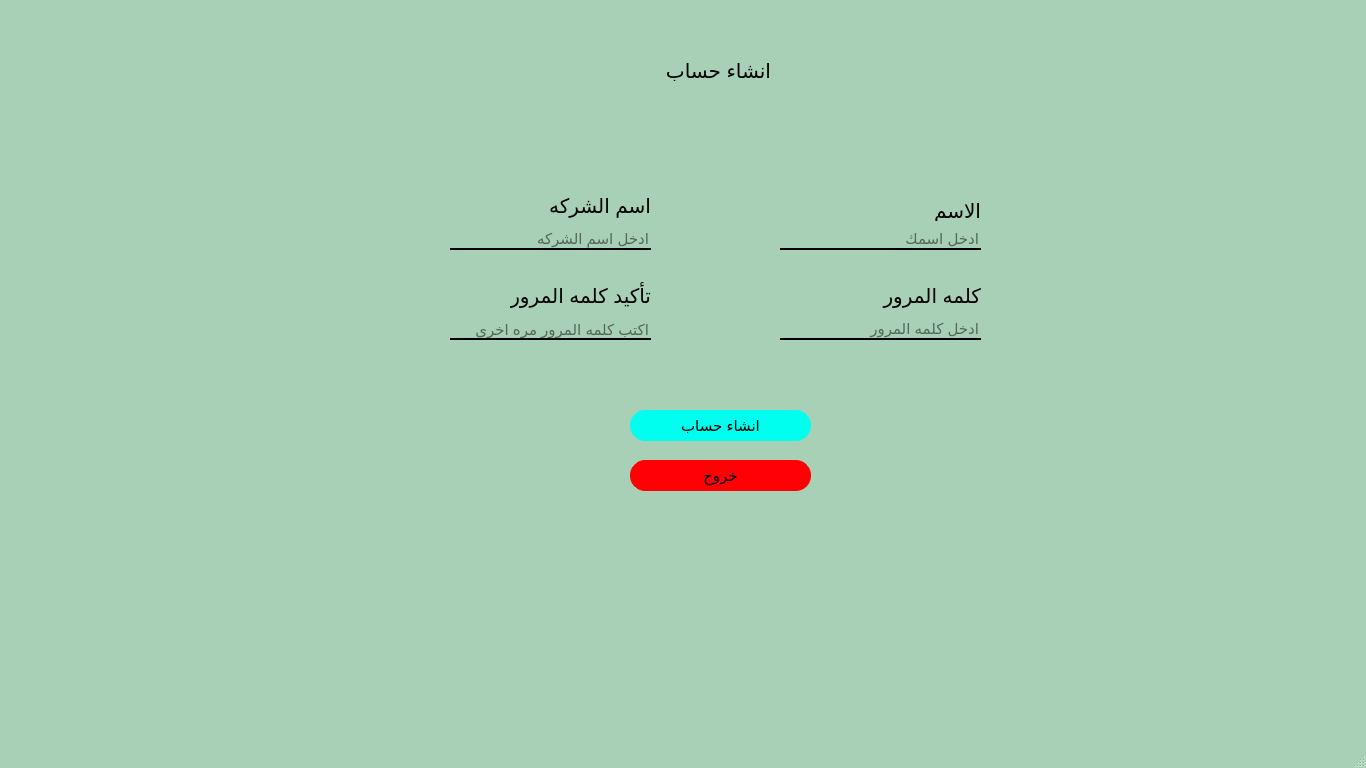
<?xml version="1.0" encoding="UTF-8"?>
<ui version="4.0">
 <class>sign_screen</class>
 <widget class="QMainWindow" name="sign_screen">
  <property name="geometry">
   <rect>
    <x>0</x>
    <y>0</y>
    <width>1366</width>
    <height>768</height>
   </rect>
  </property>
  <property name="windowTitle">
   <string>Icom v-1.0</string>
  </property>
  <property name="windowIcon">
   <iconset>
    <normaloff>../icons/icon.png</normaloff>../icons/icon.png</iconset>
  </property>
  <property name="styleSheet">
   <string notr="true">.QMainWindow{
	background-color:#A8D0B6;
}</string>
  </property>
  <widget class="QWidget" name="centralwidget">
   <widget class="QLabel" name="label">
    <property name="geometry">
     <rect>
      <x>660</x>
      <y>60</y>
      <width>111</width>
      <height>21</height>
     </rect>
    </property>
    <property name="styleSheet">
     <string notr="true">.QLabel{
	font-size:20px;
}</string>
    </property>
    <property name="text">
     <string>انشاء حساب</string>
    </property>
   </widget>
   <widget class="QLineEdit" name="lineEdit">
    <property name="geometry">
     <rect>
      <x>780</x>
      <y>230</y>
      <width>201</width>
      <height>20</height>
     </rect>
    </property>
    <property name="styleSheet">
     <string notr="true">.QLineEdit{
	background-color:#A8D0B6;
	border:0px;
	border-bottom:2px solid rgb(0, 0, 0);
	font-size:15px;
}
</string>
    </property>
    <property name="placeholderText">
     <string>ادخل اسمك</string>
    </property>
   </widget>
   <widget class="QLabel" name="label_2">
    <property name="geometry">
     <rect>
      <x>920</x>
      <y>200</y>
      <width>61</width>
      <height>21</height>
     </rect>
    </property>
    <property name="styleSheet">
     <string notr="true">.QLabel{
	font-size:20px;
}</string>
    </property>
    <property name="text">
     <string>الاسم</string>
    </property>
   </widget>
   <widget class="QLineEdit" name="lineEdit_2">
    <property name="geometry">
     <rect>
      <x>780</x>
      <y>320</y>
      <width>201</width>
      <height>20</height>
     </rect>
    </property>
    <property name="styleSheet">
     <string notr="true">.QLineEdit{
	background-color:#A8D0B6;
	border:0px;
	border-bottom:2px solid rgb(0, 0, 0);
	font-size:15px;
}</string>
    </property>
    <property name="echoMode">
     <enum>QLineEdit::Password</enum>
    </property>
    <property name="placeholderText">
     <string>ادخل كلمه المرور</string>
    </property>
   </widget>
   <widget class="QLabel" name="label_3">
    <property name="geometry">
     <rect>
      <x>880</x>
      <y>280</y>
      <width>101</width>
      <height>31</height>
     </rect>
    </property>
    <property name="styleSheet">
     <string notr="true">.QLabel{
	font-size:20px;
}</string>
    </property>
    <property name="text">
     <string>كلمه المرور</string>
    </property>
   </widget>
   <widget class="QLabel" name="label_4">
    <property name="geometry">
     <rect>
      <x>510</x>
      <y>280</y>
      <width>141</width>
      <height>31</height>
     </rect>
    </property>
    <property name="styleSheet">
     <string notr="true">.QLabel{
	font-size:20px;
}</string>
    </property>
    <property name="text">
     <string>تأكيد كلمه المرور</string>
    </property>
   </widget>
   <widget class="QLineEdit" name="lineEdit_3">
    <property name="geometry">
     <rect>
      <x>450</x>
      <y>230</y>
      <width>201</width>
      <height>20</height>
     </rect>
    </property>
    <property name="styleSheet">
     <string notr="true">.QLineEdit{
	background-color:#A8D0B6;
	border:0px;
	border-bottom:2px solid rgb(0, 0, 0);
	font-size:15px;
}
</string>
    </property>
    <property name="placeholderText">
     <string>ادخل اسم الشركه</string>
    </property>
   </widget>
   <widget class="QLineEdit" name="lineEdit_4">
    <property name="geometry">
     <rect>
      <x>450</x>
      <y>320</y>
      <width>201</width>
      <height>20</height>
     </rect>
    </property>
    <property name="styleSheet">
     <string notr="true">.QLineEdit{
	background-color:#A8D0B6;
	border:0px;
	border-bottom:2px solid rgb(0, 0, 0);
	font-size:15px;
}</string>
    </property>
    <property name="echoMode">
     <enum>QLineEdit::Password</enum>
    </property>
    <property name="placeholderText">
     <string>اكتب كلمه المرور مره اخري</string>
    </property>
   </widget>
   <widget class="QLabel" name="label_5">
    <property name="geometry">
     <rect>
      <x>540</x>
      <y>190</y>
      <width>111</width>
      <height>31</height>
     </rect>
    </property>
    <property name="styleSheet">
     <string notr="true">.QLabel{
	font-size:20px;
}</string>
    </property>
    <property name="text">
     <string>اسم الشركه</string>
    </property>
   </widget>
   <widget class="QPushButton" name="pushButton">
    <property name="geometry">
     <rect>
      <x>630</x>
      <y>410</y>
      <width>181</width>
      <height>31</height>
     </rect>
    </property>
    <property name="styleSheet">
     <string notr="true">.QPushButton{
	background-color:rgb(0, 255, 238);
	border:1px solid rgb(0, 255, 238);
	border-radius:15px;
	font-size:15px;
}
.QPushButton:hover{
	background-color:rgb(0, 168, 157);
	border:1px solid rgb(0, 168, 157);
	border-radius:15px;
	font-size:15px;
}</string>
    </property>
    <property name="text">
     <string>انشاء حساب</string>
    </property>
   </widget>
   <widget class="QPushButton" name="pushButton_2">
    <property name="geometry">
     <rect>
      <x>630</x>
      <y>460</y>
      <width>181</width>
      <height>31</height>
     </rect>
    </property>
    <property name="styleSheet">
     <string notr="true">.QPushButton{
	background-color:rgb(255, 0, 4);
	border:1px solid rgb(255, 0, 4);
	border-radius:15px;
	font-size:15px;
}
.QPushButton:hover{
	background-color:rgb(186, 0, 3);
	border:1px solid rgb(186, 0, 3);
	border-radius:15px;
	font-size:15px;
}</string>
    </property>
    <property name="text">
     <string>خروج</string>
    </property>
   </widget>
  </widget>
  <widget class="QMenuBar" name="menubar">
   <property name="geometry">
    <rect>
     <x>0</x>
     <y>0</y>
     <width>1366</width>
     <height>21</height>
    </rect>
   </property>
  </widget>
  <widget class="QStatusBar" name="statusbar"/>
 </widget>
 <resources/>
 <connections/>
</ui>
